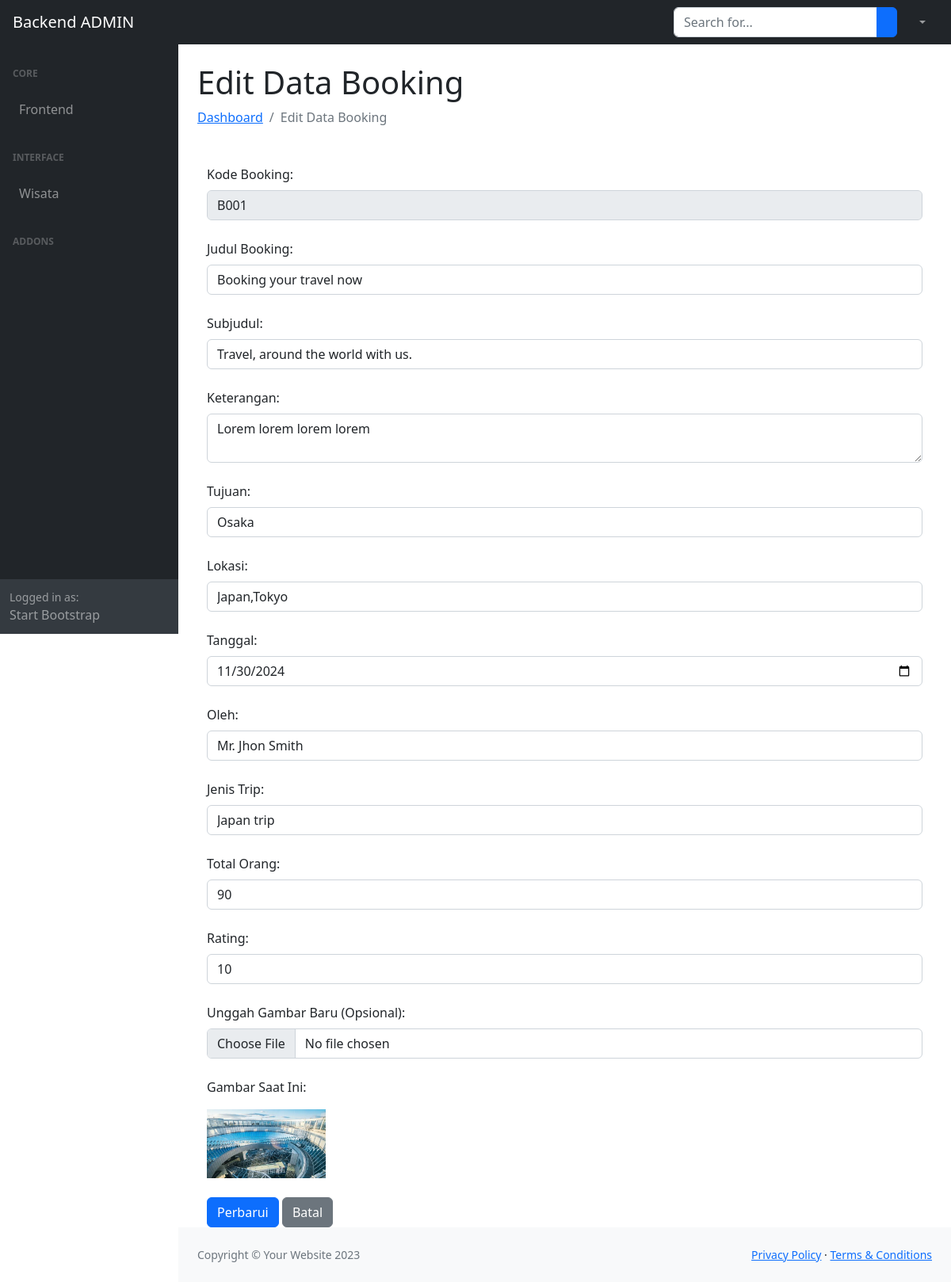
Screenshot of /admin/editbooking.php?id=B001 (signed in) with the database file from the repository.
### tables this page shows
CREATE TABLE `booking` (
  `id_booking` char(10) NOT NULL,
  `judul` varchar(100) NOT NULL,
  `subjudul` varchar(100) NOT NULL,
  `tujuan` varchar(100) NOT NULL,
  `keterangan` varchar(100) NOT NULL,
  `lokasi` varchar(100) NOT NULL,
  `tanggal` date NOT NULL,
  `oleh` varchar(100) NOT NULL,
  `trip` varchar(100) NOT NULL,
  `totalorang` varchar(100) NOT NULL,
  `gambarbooking` varchar(100) NOT NULL,
  `rating` varchar(100) NOT NULL
);

### admin/editbooking.php (the view, shortened to what this page needs)
<?php
include 'config.php';
if (isset($_GET['id'])) {
    $id = $_GET['id'];
    $result = mysqli_query($conn, "SELECT * FROM booking WHERE id_booking = '$id'");
    $data = mysqli_fetch_assoc($result);
}
?>
<!DOCTYPE html>
<html>
<head>
    <link href="https://cdn.jsdelivr.net/npm/bootstrap@5.0.2/dist/css/bootstrap.min.css" rel="stylesheet">
    <link href="../sbadmin/css/styles.css" rel="stylesheet" />
</head>
<body class="sb-nav-fixed">
    <?php include("../sbadmin/menunav.php") ?>
    <div id="layoutSidenav">
        <?php include("../sbadmin/menu.php") ?>
        <div id="layoutSidenav_content">
            <main>
                <div class="container-fluid px-4">
                    <h1 class="mt-4">Edit Data Booking</h1>
                    <ol class="breadcrumb mb-4">
                        <li class="breadcrumb-item"><a href="indexbooking.php">Dashboard</a></li>
                        <li class="breadcrumb-item active">Edit Data Booking</li>
                    </ol>
                    <div class="container mt-5">
                        <form method="POST" enctype="multipart/form-data">
                            <label class="form-label">Kode Booking:</label>
                            <input class="form-control" type="text" name="id" value="<?= htmlspecialchars($data['id_booking']) ?>" readonly><br>
                            <label class="form-label">Judul Booking:</label>
                            <input class="form-control" type="text" name="judul" value="<?= htmlspecialchars($data['judul']) ?>" required><br>
                            <label class="form-label">Subjudul:</label>
                            <input class="form-control" type="text" name="sub" value="<?= htmlspecialchars($data['subjudul']) ?>" required><br>
                            <label class="form-label">Keterangan:</label>
                            <textarea class="form-control" name="ket"><?= htmlspecialchars($data['keterangan']) ?></textarea><br>
                            <label class="form-label">Tujuan:</label>
                            <input class="form-control" type="text" name="tujuan" value="<?= htmlspecialchars($data['tujuan']) ?>" required><br>
                            <label class="form-label">Lokasi:</label>
                            <input class="form-control" type="text" name="lokasi" value="<?= htmlspecialchars($data['lokasi']) ?>" required><br>
                            <label class="form-label">Tanggal:</label>
                            <input class="form-control" type="date" name="tanggal" value="<?= htmlspecialchars($data['tanggal']) ?>" required><br>
                            <label class="form-label">Oleh:</label>
                            <input class="form-control" type="text" name="oleh" value="<?= htmlspecialchars($data['oleh']) ?>" required><br>
                            <label class="form-label">Jenis Trip:</label>
                            <input class="form-control" type="text" name="trip" value="<?= htmlspecialchars($data['trip']) ?>" required><br>
                            <label class="form-label">Total Orang:</label>
                            <input class="form-control" type="number" name="totalorang" value="<?= htmlspecialchars($data['totalorang']) ?>" required><br>
                            <label class="form-label">Rating:</label>
                            <input class="form-control" type="number" step="0.1" name="rating" value="<?= htmlspecialchars($data['rating']) ?>" required><br>
                            <label class="form-label">Unggah Gambar Baru (Opsional):</label>
                            <input class="form-control" type="file" name="gambarbooking"><br>
                            <p>Gambar Saat Ini:</p>
                            <img src="images/<?= htmlspecialchars($data['gambarbooking']) ?>" width="150"><br><br>
                            <input class="btn btn-primary" type="submit" name="update" value="Perbarui">
                            <a href="indexbooking.php" class="btn btn-secondary">Batal</a>
                        </form>
                    </div>
                </div>
            </main>
            <?php include("../sbadmin/footer.php") ?>
        </div>
    </div>
</body>
</html>

### rows the page displays
booking: id "B001", judul "Booking your travel now", sub "Travel, around the world with us.", ket "Lorem lorem lorem lorem", tujuan "Osaka", lokasi "Japan,Tokyo", tanggal "11/30/2024", oleh "Mr. Jhon Smith", trip "Japan trip", totalorang "90", rating "10", gambarbooking (picture)
